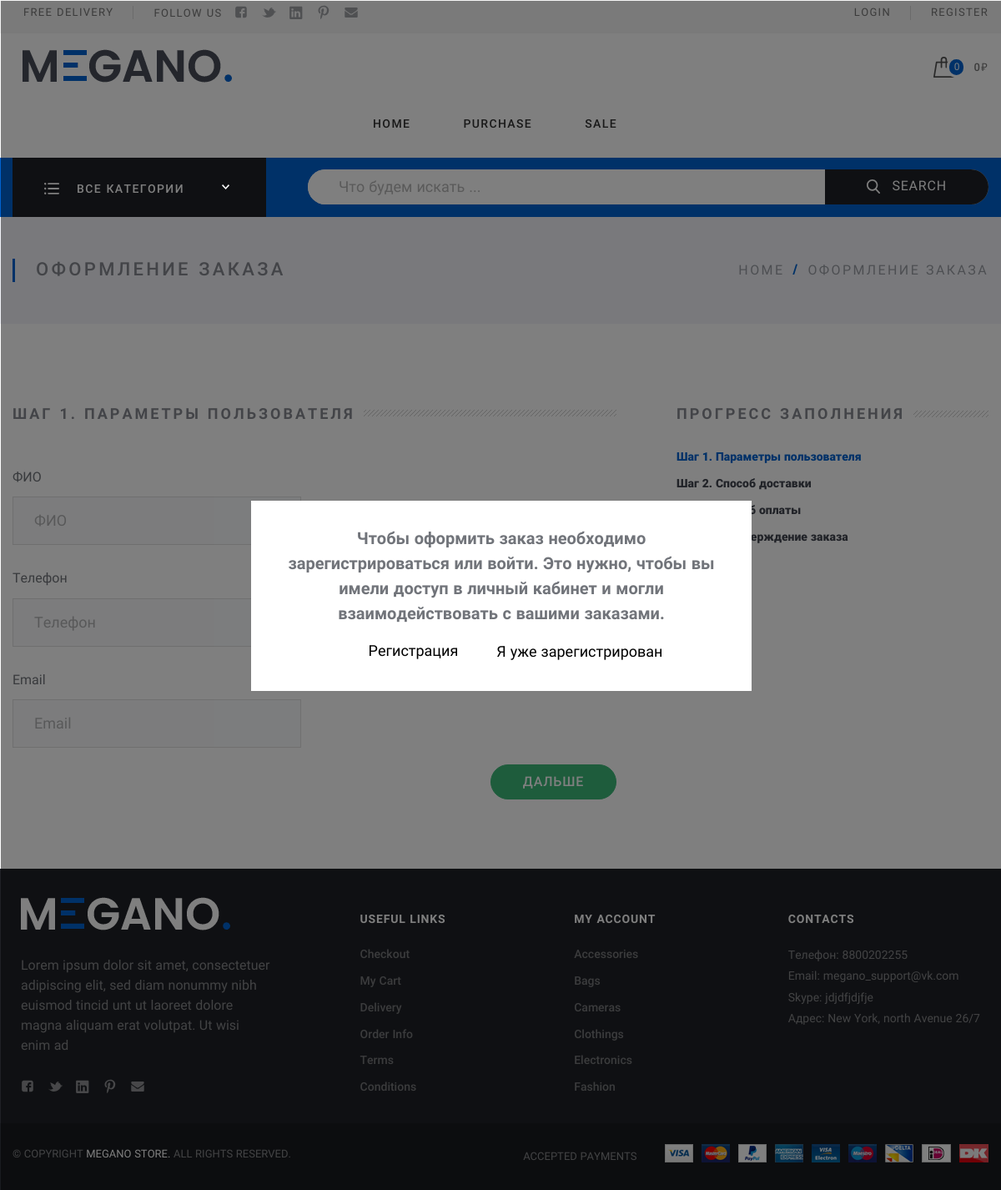
The page /order/ on the database its author committed.
### admin_settings/models.py (models this page shows, shortened)
class SingletonModel(models.Model):
    class Meta:
        abstract = True
    @classmethod
    def load(cls):
        try:
            return cls.objects.get()
        except cls.DoesNotExist:
            return cls()

class SiteSettings(SingletonModel):
    logotype = models.FileField(upload_to='files/logo', verbose_name='Логотип', default=0)
    phone = models.CharField(max_length=15, verbose_name='Телефон', default=0)
    email = models.EmailField(max_length=50, verbose_name='Email', default=0)
    skype = models.CharField(max_length=50, verbose_name='Skype', default=0)
    address = models.CharField(max_length=200, verbose_name='Адрес', default=0)
    price_delivery_express = models.DecimalField(verbose_name='Стоимость экспресс доставки',
                                                 max_digits=8, decimal_places=2, default=0)
    price = models.DecimalField(verbose_name='Стоимость обычной доставки', max_digits=8, decimal_places=2, default=0)
    min_sum = models.DecimalField(verbose_name='Минимальная сумма для бесплатной доставки',
                                  max_digits=8, decimal_places=2, default=0)
    class Meta:
        verbose_name = 'настройки сайта'
        verbose_name_plural = 'настройки сайта'

### orders/views.py (the view, shortened to what this page needs)
# urls.py: path('', OrderView.as_view(), name='order'),
class OrderView(TemplateView):
    template_name = 'orders/order.html'
    def get_context_data(self, **kwargs):
        context = super().get_context_data()
        user = self.request.user
        form = OrderForms()
        form_login = AuthenticationForm()
        context.update({'form': form, 'form2': form_login})
        return context

### templates/orders/order.html (shortened to what this page needs)
{% extends 'base.html' %}
{% load static %}
{% block content %}
  <div class="Middle Middle_top">
    <div class="Middle-top">
      <div class="wrap">
        <div class="Middle-header">
          <h1 class="Middle-title">Оформление заказа
          </h1>
          <ul class="breadcrumbs Middle-breadcrumbs">
            <li class="breadcrumbs-item"><a href="{% url 'home' %}">home</a>
            </li>
            <li class="breadcrumbs-item breadcrumbs-item_current"><span>Оформление заказа</span>
            </li>
          </ul>
        </div>
      </div>
    </div>
    <div class="Section Section_column Section_columnRight Section_columnWide Order">
      <div class="wrap">
        <div class="Section-column">
          <div class="Section-columnSection">
            <header class="Section-header">
              <strong class="Section-title">Прогресс заполнения
              </strong>
            </header>
            <div class="Section-columnContent">
              <ul class="menu menu_vt Order-navigate">
                <li class="menu-item_ACTIVE menu-item"><a class="menu-link" href="#step1">Шаг 1. Параметры пользователя</a>
                </li>
                <li class="menu-item"><a class="menu-link" href="#step2">Шаг 2. Способ доставки</a>
                </li>
                <li class="menu-item"><a class="menu-link" href="#step3">Шаг 3. Способ оплаты</a>
                </li>
                <li class="menu-item"><a class="menu-link" href="#step4">Шаг 4. Подтверждение заказа</a>
                </li>
              </ul>
            </div>
          </div>
        </div>
        <div class="Section-content">
            <form class="form" id="form" method="post" action="#step4">
            <div class="Order-block Order-block_OPEN" id="step1">
              <header class="Section-header Section-header_sm">
                <h2 class="Section-title">Шаг 1. Параметры пользователя
                </h2>
              </header>
                <div class="row">
                    <div class="row-block">
                      <div class="form-group">
                        <label class="form-label">{{ form.full_name.label }}</label>{{form.full_name}}
                      </div>
                      <div class="form-group">
                          <label class="form-label">{{ form.phone.label }}</label>{{form.phone}}
                      </div>
                      <div class="form-group">
                        <label class="form-label">{{ form.email.label }}</label>{{form.email}}
                      </div>
                      {% if not request.user.is_authenticated %}
                      <div id="orderAuth" class="order__auth">
                        <div class="order__auth__content">
                            <div class="cart__content">
                              <p class="modal__title order__title">Чтобы оформить заказ необходимо зарегистрироваться или войти. Это нужно, чтобы вы имели доступ в личный кабинет и могли взаимодействовать с вашими заказами.</p>
                            </div>
                            <div class="modal__button__delete">
                                <a class="button modal--link" href="{% url 'register' %}">Регистрация</a>
                                <button class="button modal--link" id="btnLogin">Я уже зарегистрирован</button>
                            </div>
                        </div>
                      </div>
                    {% endif %}
                    </div>
                    <div class="row-block">
                    </div>
                </div>
              <div class="Order-footer"><a class="btn btn_success Order-next" href="#step2">Дальше</a>
              </div>
             </div>
          </form>
        </div>
      </div>
    </div>
  </div>
{% endblock %}

### templates/includes/header.html (shortened to what this page needs)
{% load static %}
{% load tags %}
<header class="Header">
    <div class="ControlPanel">
      <div class="wrap">
        <div class="row ControlPanel-row">
          <div class="row-block">
            <div class="row ControlPanel-rowSplit">
              <div class="row-block"><a class="ControlPanel-title" href="#">Free Delivery</a>
              </div>
              <div class="row-block hide_700"><span class="ControlPanel-title">Follow Us</span>
                <ul class="menu menu_img menu_smallImg ControlPanel-menu">
                  <li class="menu-item"><a class="menu-link" target="_blank" href="https://www.facebook.com/"><img src="{% static 'assets/img/icons/socialHeader/fb.svg' %}" alt="fb.svg"/></a>
                  </li>
                  <li class="menu-item"><a class="menu-link" target="_blank" href="https://www.twitter.com/"><img src="{% static 'assets/img/icons/socialHeader/tw.svg' %}" alt="tw.svg"/></a>
                  </li>
                  <li class="menu-item"><a class="menu-link" target="_blank" href="https://www.instagramm.com/"><img src="{% static 'assets/img/icons/socialHeader/in.svg' %}" alt="in.svg"/></a>
                  </li>
                  <li class="menu-item"><a class="menu-link" target="_blank" href="#"><img src="{% static 'assets/img/icons/socialHeader/pt.svg' %}" alt="pt.svg"/></a>
                  </li>
                  <li class="menu-item"><a class="menu-link" target="_blank" href="https://www.mail.ru/"><img src="{% static 'assets/img/icons/socialHeader/mail.svg' %}" alt="mail.svg"/></a>
                  </li>
                </ul>
              </div>
            </div>
          </div>
          <nav class="row-block">
            <div class="row ControlPanel-rowSplit">
                {% if not request.user.is_authenticated %}
                <div class="row-block"><a class="ControlPanel-title" href="{% url 'login' %}">Login</a></div>
                <div class="row-block"><a class="ControlPanel-title" href="{% url 'register' %}">Register</a></div>
                {% else %}
                <div class="row-block"><a class="ControlPanel-title" href="{% url 'account' %}">{{ request.user.first_name }}</a></div>
                <div class="row-block"><a class="ControlPanel-title" href="{% url 'logout' %}">Logout</a></div>
                {% endif %}
            </div>
          </nav>
        </div>
      </div>
    </div>
    <div class="wrap">
      <div class="row Header-rowMain">
        <div class="row-block Header-logo"><a class="logo" href="{% url 'home' %}"><img class="logo-image" src="{{ site_settings.logotype.url }}" alt="logo.png"/></a>
        </div>
        <nav class="row-block row-block_right Header-menu">
          <div class="menuModal" id="navigate">
            <ul class="menu menu_main">
              <li class="menu-item"><a class="menu-link" href="{% url 'home' %}">Home</a>
              </li>
              <li class="menu-item"><a class="menu-link" href="{% url 'catalog' %}">Purchase</a>
              </li>
              <li class="menu-item"><a class="menu-link" href="{% url 'sale' %}">Sale</a>
              </li>
            </ul>
          </div>
        </nav>
        <div class="row-block">
          <div id="myCart" class="CartBlock"><a class="CartBlock-block" href="{% url 'cart' %}"><img class="CartBlock-img" src="{% static 'assets/img/icons/cart.svg' %}" alt="cart.svg"/><span class="CartBlock-amount">{{ cart|length }}</span></a>
            <div class="CartBlock-block"><span class="CartBlock-price">{{ cart.get_total_price }}₽</span>
            </div>
          </div>
        </div>
      </div>
    </div>
    <div class="Header-searchWrap">
      <div class="wrap">
        <div class="Header-categories">
          <div class="CategoriesButton">
            <div class="CategoriesButton-title">
              <div class="CategoriesButton-icon"><img src="{% static 'assets/img/icons/allDep.svg' %}" alt="allDep.svg"/>
              </div><span class="CategoriesButton-text">Все категории</span>
              <div class="CategoriesButton-arrow">
              </div>
            </div>
            </div>
          </div>
        <div class="Header-search">
          <div class="search">
            <form class="form form_search" action="{% url 'searchProduct' %}" method="get">
                <label for="query"></label><input class="search-input" id="query" name="query" value="{{ query }}" type="text" placeholder="Что будем искать ..."/>
              <button class="search-button" type="submit" name="search" id="search"><img src="{% static 'assets/img/icons/search.svg' %}" alt="search.svg"/>Search
              </button>
            </form>
          </div>
        </div>
      </div>
    </div>
</header>

### templates/includes/footer.html (shortened to what this page needs)
{% load static %}
<footer class="Footer">
    <div class="wrap">
      <div class="row Footer-main">
        <div class="row-block"><a class="logo Footer-logo" href="{% url 'home' %}"><img class="logo-image" src="{% static 'assets/img/logo_footer.png' %}" alt="logo_footer.png"/></a>
          <p>Lorem ipsum dolor sit amet, consectetuer adipiscing elit, sed diam nonummy nibh euismod tincid  unt ut laoreet dolore magna aliquam erat volutpat. Ut wisi enim ad
          </p>
          <ul class="menu menu_img menu_smallImg Footer-menuSoc">
            <li class="menu-item"><a class="menu-link" target="_blank" href="https://www.facebook.com/"><img src="{% static 'assets/img/icons/socialFooter/fb.svg' %}" alt="fb.svg"/></a>
            </li>
            <li class="menu-item"><a class="menu-link" target="_blank" href="https://www.twitter.com/"><img src="{% static 'assets/img/icons/socialFooter/tw.svg' %}" alt="tw.svg"/></a>
            </li>
            <li class="menu-item"><a class="menu-link" target="_blank" href="https://www.instagramm.com/"><img src="{% static 'assets/img/icons/socialFooter/in.svg' %}" alt="in.svg"/></a>
            </li>
            <li class="menu-item"><a class="menu-link" target="_blank" href="#"><img src="{% static 'assets/img/icons/socialFooter/pt.svg' %}" alt="pt.svg"/></a>
            </li>
            <li class="menu-item"><a class="menu-link" target="_blank" href="https://www.mail.ru/"><img src="{% static 'assets/img/icons/socialFooter/mail.svg' %}" alt="mail.svg"/></a>
            </li>
          </ul>
        </div>
        <div class="row-block">
          <strong class="Footer-title">Useful Links
          </strong>
          <ul class="menu menu_vt Footer-menu">
            <li class="menu-item"><a class="menu-link" href="#">Checkout</a>
            </li>
            <li class="menu-item"><a class="menu-link" href="#">My Cart</a>
            </li>
            <li class="menu-item"><a class="menu-link" href="#">Delivery</a>
            </li>
            <li class="menu-item"><a class="menu-link" href="#">Order Info</a>
            </li>
            <li class="menu-item"><a class="menu-link" href="#">Terms</a>
            </li>
            <li class="menu-item"><a class="menu-link" href="#">Conditions</a>
            </li>
          </ul>
        </div>
        <div class="row-block">
          <strong class="Footer-title">My Account
          </strong>
          <ul class="menu menu_vt Footer-menu">
            <li class="menu-item"><a class="menu-link" href="#">Accessories</a>
            </li>
            <li class="menu-item"><a class="menu-link" href="#">Bags</a>
            </li>
            <li class="menu-item"><a class="menu-link" href="#">Cameras</a>
            </li>
            <li class="menu-item"><a class="menu-link" href="#">Clothings</a>
            </li>
            <li class="menu-item"><a class="menu-link" href="#">Electronics</a>
            </li>
            <li class="menu-item"><a class="menu-link" href="#">Fashion</a>
            </li>
          </ul>
        </div>
        <div class="row-block">
          <strong class="Footer-title">Contacts
          </strong>
          <p>Телефон: {{ site_settings.phone }}<br>Email: {{ site_settings.email }}<br>Skype: {{ site_settings.skype }}<br>Адрес: {{ site_settings.address }}<br>
          </p>
        </div>
      </div>
    </div>
    <div class="Footer-copy">
      <div class="wrap">
        <div class="row row_space">
          <div class="row-block">© Copyright&#32;<a href="#">Megano Store.</a>&#32;All rights reserved.
          </div>
          <div class="row-block"><span>Accepted Payments</span>
            <div class="Footer-payments">
              <div><img src="{% static 'assets/img/payments/visa.png' %}" alt="visa.png"/>
              </div>
              <div><img src="{% static 'assets/img/payments/mastercard.png' %}" alt="mastercard.png"/>
              </div>
              <div><img src="{% static 'assets/img/payments/paypal.png' %}" alt="paypal.png"/>
              </div>
              <div><img src="{% static 'assets/img/payments/american.png' %}" alt="american.png"/>
              </div>
              <div><img src="{% static 'assets/img/payments/electron.png' %}" alt="electron.png"/>
              </div>
              <div><img src="{% static 'assets/img/payments/maestro.png' %}" alt="maestro.png"/>
              </div>
              <div><img src="{% static 'assets/img/payments/delta.png' %}" alt="delta.png"/>
              </div>
              <div><img src="{% static 'assets/img/payments/e.png' %}" alt="e.png"/>
              </div>
              <div><img src="{% static 'assets/img/payments/dk.png' %}" alt="dk.png"/>
              </div>
            </div>
          </div>
        </div>
      </div>
    </div>
</footer>

### rows shown on the page
SiteSettings: logotype (picture), phone "8800202255", email "megano_support@vk.com", skype "jdjdfjdjfje", address "New York, north Avenue 26/7"

### other values the page prints
{{ cart|length }} "0"
{{ cart.get_total_price }} "0"
